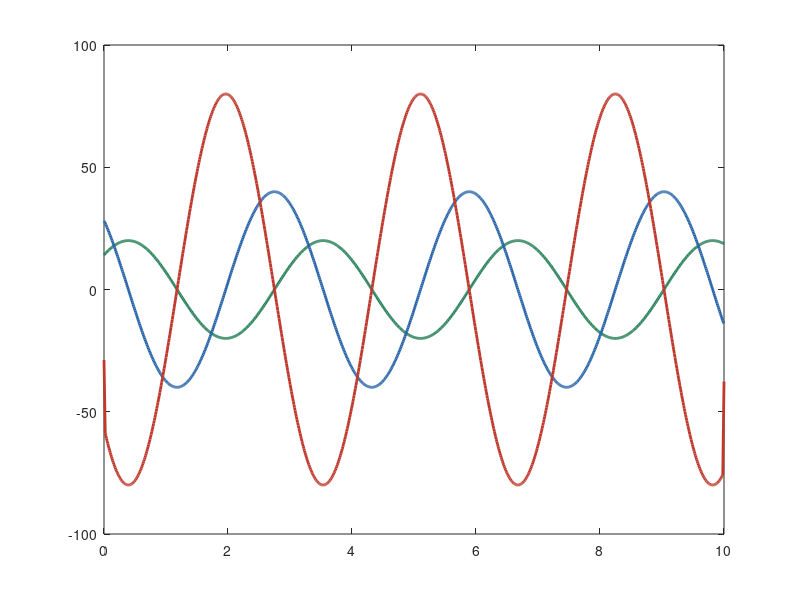

The MATLAB script that drew this image: (Note: this script raises an error after producing the figure.)
% Ex2_3_1_SenCinem.m
% Posição, velocidade e aceleração angular — movimento senoidal
% Seção 2.3 | Aula 1 — Robô Otto
%
% Para theta(t) = A sin(omega t + phi), calcula numericamente
% omega(t) = d theta/dt  e  alpha(t) = d^2 theta/dt^2
% e compara com as expressões analíticas:
%   omega_max  = A * omega
%   alpha_max  = A * omega^2
%
% Altere A, omega e phi para explorar o efeito na demanda de torque.

clc; clear; close all;

% --- parâmetros ---
A   = 20;           % amplitude [graus]
w   = 2;            % frequência angular [rad/s]
phi = pi / 4;       % fase inicial [rad]

t = linspace(0, 10, 1000);

% --- cinemática ---
theta   = A * sin(w * t + phi);
omega_t = gradient(theta, t);       % d theta/dt  [graus/s]
alpha_t = gradient(omega_t, t);     % d2 theta/dt2 [graus/s2]

% --- valores analíticos de pico ---
omega_max_analitico = A * w;        % [graus/s]
alpha_max_analitico = A * w^2;      % [graus/s2]

fprintf('--- Valores analíticos de pico ---\n');
fprintf('omega_max = A*omega    = %.1f graus/s\n', omega_max_analitico);
fprintf('alpha_max = A*omega^2  = %.1f graus/s2\n', alpha_max_analitico);
fprintf('--- Valores numéricos de pico ---\n');
fprintf('omega_max (numérico)   = %.1f graus/s\n', max(abs(omega_t)));
fprintf('alpha_max (numérico)   = %.1f graus/s2\n', max(abs(alpha_t)));

% --- figura ---
figure('Position', [100 100 680 400]);

plot(t, theta,   'LineWidth', 2, 'Color', [0.10 0.48 0.31]); hold on;
plot(t, omega_t, 'LineWidth', 2, 'Color', [0.15 0.39 0.66]);
plot(t, alpha_t, 'LineWidth', 2, 'Color', [0.75 0.22 0.17]);
yline(0, 'k--', 'LineWidth', 0.5);

grid on;
xlabel('Tempo [s]');
ylabel('Magnitude');
title(sprintf('Cinemática angular senoidal  (A = %g°, \\omega = %g rad/s, \\phi = \\pi/4)', A, w));
legend('\theta(t)  [graus]', ...
       '\omega(t) = d\theta/dt  [graus/s]', ...
       '\alpha(t) = d^2\theta/dt^2  [graus/s^2]', ...
       'Location', 'northeast');

% anotação do pico de alpha
[alpha_pk, idx_pk] = max(alpha_t);
text(t(idx_pk) + 0.2, alpha_pk + 1, ...
    sprintf('\\alpha_{max} = A\\omega^2 = %.0f °/s^2', alpha_max_analitico), ...
    'FontSize', 9, 'Color', [0.75 0.22 0.17]);

% exportgraphics(gcf, 'fig03_senoide_cinematica.png', 'Resolution', 150);
